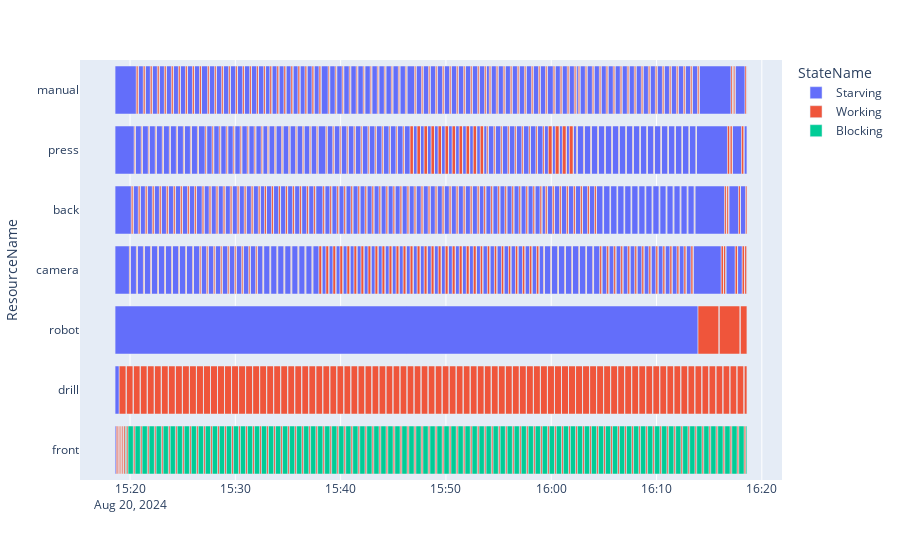

Notebook code for this chart:
### Code cell
lab=Lab()
lab.gate.Store.items = batchCreate(0,numJobs=400) #batchedExp
lab.run(1*60*60)

df = pd.DataFrame(lab.env.state_log, columns=["Resource","ResourceName","State","StateName","Entity","?","timeIn","timeOut"])

df = df.loc[df.ResourceName.isin(["front","drill","robot","camera","back","press","manual"])]

fig = utils.createGantt(df)

fig.show()

makespan=df.timeOut.max()-df.timeIn.min()
print(makespan)

### Figure 1 — Plotly figure (JSON) as saved in the notebook; plotly's stock layout.template omitted (floating-point values rounded to 4 significant figures; data arrays with more than 128 entries replaced by an {"elided": "..."} marker saying what was removed)
{"data": [{"alignmentgroup": "True", "base": {"elided": "529 str values"}, "hovertemplate": "StateName=Starving<br>timeIn=%{base}<br>timeOut=%{x}<br>ResourceName=%{y}<extra></extra>", "legendgroup": "Starving", "marker": {"color": "#636efa", "pattern": {"shape": ""}}, "name": "Starving", "offsetgroup": "Starving", "orientation": "h", "showlegend": true, "textposition": "auto", "type": "bar", "x": {"elided": "529 float values"}, "xaxis": "x", "y": {"elided": "529 str values"}, "yaxis": "y"}, {"alignmentgroup": "True", "base": {"elided": "526 str values"}, "hovertemplate": "StateName=Working<br>timeIn=%{base}<br>timeOut=%{x}<br>ResourceName=%{y}<extra></extra>", "legendgroup": "Working", "marker": {"color": "#EF553B", "pattern": {"shape": ""}}, "name": "Working", "offsetgroup": "Working", "orientation": "h", "showlegend": true, "textposition": "auto", "type": "bar", "x": {"elided": "526 float values"}, "xaxis": "x", "y": {"elided": "526 str values"}, "yaxis": "y"}, {"alignmentgroup": "True", "base": {"elided": "523 str values"}, "hovertemplate": "StateName=Blocking<br>timeIn=%{base}<br>timeOut=%{x}<br>ResourceName=%{y}<extra></extra>", "legendgroup": "Blocking", "marker": {"color": "#00cc96", "pattern": {"shape": ""}}, "name": "Blocking", "offsetgroup": "Blocking", "orientation": "h", "showlegend": true, "textposition": "auto", "type": "bar", "x": {"elided": "523 float values"}, "xaxis": "x", "y": {"elided": "523 str values"}, "yaxis": "y"}], "layout": {"barmode": "overlay", "legend": {"title": {"text": "StateName"}, "tracegroupgap": 0}, "margin": {"t": 60}, "xaxis": {"anchor": "y", "domain": [0, 1], "type": "date"}, "yaxis": {"anchor": "x", "domain": [0, 1], "title": {"text": "ResourceName"}}}}
